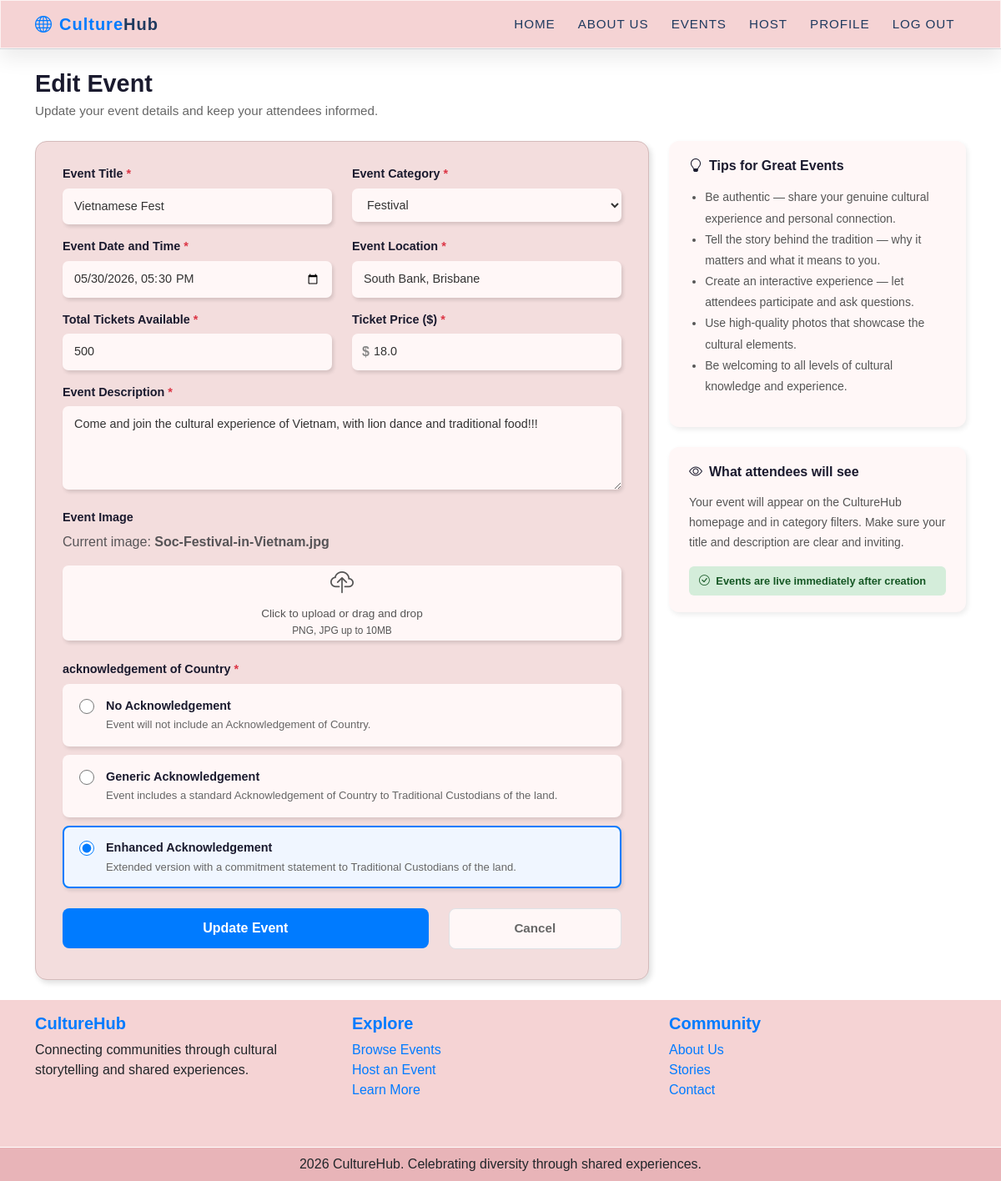
/event/1/edit (signed in), run on the app's committed database.
### a2_group2/culturehub/models.py (models this page shows)
class Event(db.Model):
    id = db.Column(db.Integer, primary_key=True)
    name = db.Column(db.String(100), nullable=False)
    category = db.Column(db.String(50), nullable=False)
    date = db.Column(db.DateTime, nullable=False)
    location = db.Column(db.String(255), nullable=False)
    description = db.Column(db.Text, nullable=False)
    image = db.Column(db.String(255))
    status = db.Column(db.String(20), default='Open')
    tickets_available = db.Column(db.Integer, nullable=False)
    price = db.Column(db.Float, nullable=False)
    acknowledgement  = db.Column(db.String(20), default='none')
    user_id = db.Column(db.Integer, db.ForeignKey('user.id'), nullable=False)
    comments = db.relationship('Comment', backref='event', lazy=True)
    orders = db.relationship('Order', backref='event', lazy=True)

### a2_group2/culturehub/views.py (the view, shortened to what this page needs)
@main_bp.route('/event/<int:event_id>/edit' , methods=['GET', 'POST'])
@login_required
def event_edit(event_id):
    event = Event.query.get_or_404(event_id)
    if event.user_id != current_user.id:
        flash('You do not have permission to edit this event.')
        return redirect(url_for('main.event_detail', event_id=event_id))
    form = EventForm(obj=event)
    return render_template('events/event_edit.html', form=form, event=event)

### a2_group2/culturehub/forms.py
class EventForm(FlaskForm):
    name = StringField("Event Title", validators=[InputRequired()])
    category = SelectField("Event Category", choices=[
        ('food', 'Food'),
        ('dance', 'Dance'),
        ('language', 'Language'),
        ('ceremony', 'Ceremony'),
        ('art', 'Art'),
        ('music', 'Music'),
        ('festival', 'Festival')
    ])
    date = DateTimeLocalField("Event Date and Time", format='%Y-%m-%dT%H:%M', validators=[InputRequired()])
    location = StringField("Event Location", validators=[InputRequired()])
    description = TextAreaField("Event Description", validators=[InputRequired()])
    image = FileField("Event Image", validators=[FileAllowed(['jpg', 'png'])])
    tickets_available = IntegerField("Total Tickets Available", validators=[InputRequired(), NumberRange(min=1)])
    price = FloatField("Ticket Price ($)", validators=[InputRequired(), NumberRange(min=0)])
    acknowledgement = SelectField("acknowledgement of Country", choices=[
        ("none", "No acknowledgement "),
        ("generic", "Generic acknowledgement "),
        ("enhanced", "Enhanced acknowledgement ")
    ])
    submit = SubmitField("Create Event")

### a2_group2/culturehub/templates/events/event_edit.html (shortened to what this page needs)
{% extends "base.html" %}
{% block content %}
<main class="container my-4">
  <h3 class="create-page-title">Edit Event</h3>
  <p class="create-subtitle">Update your event details and keep your attendees informed.</p>
  <div class="row g-4">
    <div class="col-lg-8">
      <div class="create-form-card">
        <form method="POST" enctype="multipart/form-data" id="eventForm" novalidate>
          <div class="row">
            <div class="col-md-6 mb-3">
              <label class="create-label">
                {{ form.name.label.text }} <span class="create-required">*</span>
              </label>
              {{ form.name(class="create-input", placeholder="e.g., Japanese Tea Ceremony") }}
            </div>
            <div class="col-md-6 mb-3">
              <label class="create-label">
                {{ form.category.label.text }} <span class="create-required">*</span>
              </label>
              {{ form.category(class="create-input") }}
            </div>
          </div>
          <div class="row">
            <div class="col-md-6 mb-3">
              <label class="create-label">
                {{ form.date.label.text }} <span class="create-required">*</span>
              </label>
              {{ form.date(class="create-input") }}
            </div>
            <div class="col-md-6 mb-3">
              <label class="create-label">
                {{ form.location.label.text }} <span class="create-required">*</span>
              </label>
              {{ form.location(class="create-input", placeholder="e.g., Queen Street, Brisbane CBD") }}
            </div>
          </div>
          <div class="row">
            <div class="col-md-6 mb-3">
              <label class="create-label">
                {{ form.tickets_available.label.text }} <span class="create-required">*</span>
              </label>
              {{ form.tickets_available(class="create-input", placeholder="e.g., 100") }}
            </div>
            <div class="col-md-6 mb-3">
              <label class="create-label">
                {{ form.price.label.text }} <span class="create-required">*</span>
              </label>
              <div class="create-input-prefix">
                <span class="prefix-symbol">$</span>
                {{ form.price(class="create-input prefix-input", placeholder="e.g., 35.00") }}
              </div>
            </div>
          </div>
          <div class="mb-3">
            <label class="create-label">
              {{ form.description.label.text }} <span class="create-required">*</span>
            </label>
            {{ form.description(class="create-input create-textarea", placeholder="Describe what attendees will experience at your event...") }}
          </div>
          <div class="mb-4">
            <label class="create-label">
              {{ form.image.label.text }}
            </label>
            {% if event.image %}
              <p class="text-muted">Current image: <strong>{{ event.image }}</strong></p>
            {% endif %}
            <label for="image" class="upload-box" id="uploadBox">
              <div id="uploadPrompt">
                <i class="bi bi-cloud-upload fs-3 d-block mb-1"></i>
                Click to upload or drag and drop<br>
                <small>PNG, JPG up to 10MB</small>
              </div>
            </label>
          </div>
          <div class="mb-4">
            <label class="create-label">
              {{ form.acknowledgement.label.text }} <span class="create-required">*</span>
            </label>
            <label class="ack-box {% if form.acknowledgement.data == 'none' or not form.acknowledgement.data %}ack-selected{% endif %}" id="ack-none">
              <input type="radio" name="acknowledgement" value="none" class="ack-radio"
                {% if form.acknowledgement.data == 'none' or not form.acknowledgement.data %}checked{% endif %}>
              <div>
                <div class="ack-title">No Acknowledgement</div>
                <div class="ack-desc">Event will not include an Acknowledgement of Country.</div>
              </div>
            </label>
            <label class="ack-box {% if form.acknowledgement.data == 'generic' %}ack-selected{% endif %}" id="ack-generic">
              <input type="radio" name="acknowledgement" value="generic" class="ack-radio"
                {% if form.acknowledgement.data == 'generic' %}checked{% endif %}>
              <div>
                <div class="ack-title">Generic Acknowledgement</div>
                <div class="ack-desc">Event includes a standard Acknowledgement of Country to Traditional Custodians of the land.</div>
              </div>
            </label>
            <label class="ack-box {% if form.acknowledgement.data == 'enhanced' %}ack-selected{% endif %}" id="ack-enhanced">
              <input type="radio" name="acknowledgement" value="enhanced" class="ack-radio"
                {% if form.acknowledgement.data == 'enhanced' %}checked{% endif %}>
              <div>
                <div class="ack-title">Enhanced Acknowledgement</div>
                <div class="ack-desc">Extended version with a commitment statement to Traditional Custodians of the land.</div>
              </div>
            </label>
          </div>
          <div class="row mt-2">
            <div class="col-md-8 mb-2">
              {{ form.submit(class="btn-create-event w-100", value="Update Event") }}
            </div>
            <div class="col-md-4 mb-2">
              <a href="{{ url_for('main.index') }}" class="btn-cancel-event w-100 text-decoration-none text-center d-block">
                Cancel
              </a>
            </div>
          </div>
        </form>
      </div>
    </div>
    <div class="col-lg-4">
      <div class="create-tips-card">
        <h5 class="create-tips-title"><i class="bi bi-lightbulb me-2"></i>Tips for Great Events</h5>
        <ul class="create-tips-list">
          <li>Be authentic — share your genuine cultural experience and personal connection.</li>
          <li>Tell the story behind the tradition — why it matters and what it means to you.</li>
          <li>Create an interactive experience — let attendees participate and ask questions.</li>
          <li>Use high-quality photos that showcase the cultural elements.</li>
          <li>Be welcoming to all levels of cultural knowledge and experience.</li>
        </ul>
      </div>
      <div class="create-preview-card mt-4">
        <h5 class="create-tips-title"><i class="bi bi-eye me-2"></i>What attendees will see</h5>
        <p class="create-tips-text">Your event will appear on the CultureHub homepage and in category filters. Make sure your title and description are clear and inviting.</p>
        <div class="create-preview-badge">
          <i class="bi bi-check-circle me-1"></i> Events are live immediately after creation
        </div>
      </div>
    </div>
  </div>
</main>
{% endblock %}

### a2_group2/culturehub/templates/events/event_edit.html (style rules this page uses)
.create-page-title { color: #1a1a2e; font-weight: 700; font-size: 1.8rem; margin-bottom: 0.3rem; }
.create-subtitle { color: #666; font-size: 0.95rem; margin-bottom: 1.5rem; }
.create-form-card { background: #f3dddd; border-radius: 14px; padding: 28px 32px; box-shadow: 3px 4px 6px rgba(0,0,0,0.12); border: 1px solid #d4bbbb; }
.create-label { color: #1a1a2e; font-weight: 600; font-size: 0.9rem; display: block; margin-bottom: 6px; }
.create-required { color: #dc3545; }
.create-input { width: 100%; border: none; border-radius: 7px; box-shadow: 2px 3px 4px rgba(0,0,0,0.12); padding: 11px 14px; font-size: 0.9rem; background-color: #fff7f7; color: #333; transition: outline 0.15s; }
select.create-input { cursor: pointer; }
.create-textarea { min-height: 100px; resize: vertical; }
.create-input-prefix { position: relative; }
.prefix-symbol { position: absolute; left: 12px; top: 50%; transform: translateY(-50%); color: #888; font-weight: 600; }
.prefix-input { padding-left: 26px; }
.upload-box { display: flex; justify-content: center; align-items: center; text-align: center; background: #fff7f7; border-radius: 7px; box-shadow: 2px 3px 4px rgba(0,0,0,0.12); height: 90px; width: 100%; cursor: pointer; font-size: 0.85rem; color: #555; transition: background 0.2s; }
.ack-box { background: #fff7f7; border-radius: 8px; box-shadow: 2px 3px 4px rgba(0,0,0,0.1); padding: 14px 18px; margin-bottom: 10px; display: flex; align-items: flex-start; gap: 14px; cursor: pointer; border: 2px solid transparent; transition: border-color 0.15s; }
.ack-selected { border-color: #007bff !important; background: #f0f6ff; }
.ack-radio { width: 18px; height: 18px; accent-color: #007bff; flex-shrink: 0; margin-top: 2px; }
.ack-title { color: #1a1a2e; font-weight: 700; font-size: 0.9rem; margin-bottom: 2px; }
.ack-desc { color: #666; font-size: 0.82rem; }
.btn-create-event { background: #007bff; color: white; font-weight: 700; border-radius: 8px; padding: 12px; border: none; font-size: 1rem; cursor: pointer; transition: background 0.2s; display: block; }
.btn-cancel-event { background: #fff7f7; color: #666; font-weight: 600; border-radius: 8px; padding: 12px; border: 1px solid #dee2e6; font-size: 0.95rem; transition: background 0.2s; }
.create-tips-card, .create-preview-card { background: #fff7f7; border-radius: 12px; padding: 20px 24px; box-shadow: 2px 3px 6px rgba(0,0,0,0.08); }
.create-tips-title { color: #1a1a2e; font-weight: 700; font-size: 1rem; margin-bottom: 1rem; }
.create-tips-list { padding-left: 1.2rem; color: #555; font-size: 0.875rem; line-height: 1.8; }
.create-tips-text { color: #555; font-size: 0.875rem; line-height: 1.7; }
.create-preview-badge { background: #d4edda; color: #155724; font-size: 0.8rem; font-weight: 600; border-radius: 6px; padding: 8px 12px; margin-top: 10px; }

### data on the page
Event: name "Vietnamese Fest", category "Festival", date "05/30/2026 17:30", location "South Bank, Brisbane", tickets_available "500", price "18.0", description "Come and join the cultural experience of Vietnam, with lion dance and traditional food!!!", image "Soc-Festival-in-Vietnam.jpg", acknowledgement "☐ No Acknowledgement Event will", acknowledgement "☐ Generic Acknowledgement Event", acknowledgement "☑ Enhanced Acknowledgement Exten"
